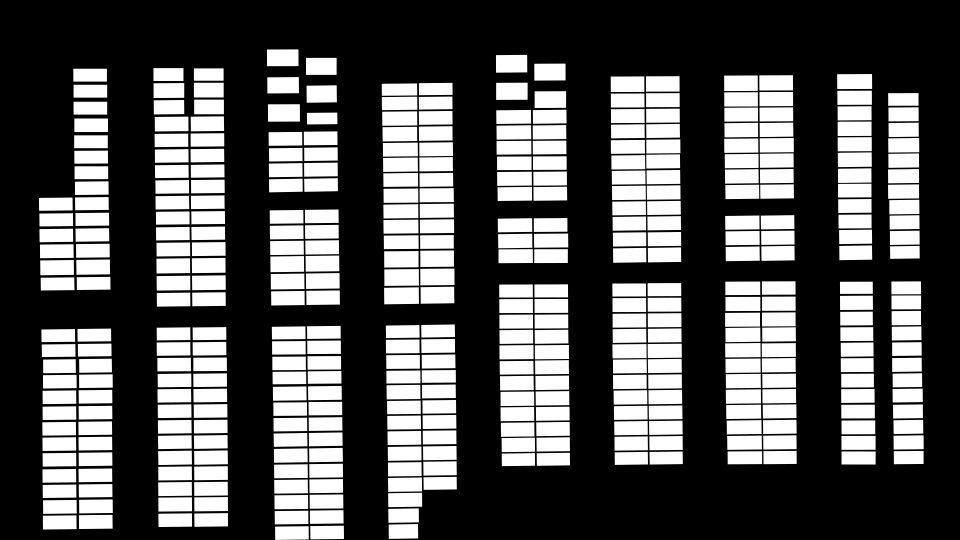
#> input picture mask_1920_1080.png, 1920 x 1080 px (shown at 1/2 size)
$ python main3.py   (older library calls are emulated)
#> lines starting #> are read from the running program, lines starting #| are printed output that depends on the picture; after the words box and inside, x2 and y2 are one past the last pixel; in counts of white or black regions, pixels touching at a corner belong together
### util.py
import pickle

from skimage.transform import resize
import numpy as np
import cv2


EMPTY = True
NOT_EMPTY = False

MODEL = pickle.load(open("./model/model.p", "rb"))
#> (reads model/model.p from the repository)
#> further down, mask is the input picture: shape (1080, 1920); min 0, max 255, mean 89.5


def empty_or_not(spot_bgr):

    flat_data = []

    img_resized = resize(spot_bgr, (15, 15, 3))
    flat_data.append(img_resized.flatten())
    flat_data = np.array(flat_data)

    y_output = MODEL.predict(flat_data)

    if y_output == 0:
        return EMPTY
    else:
        return NOT_EMPTY
# empty or not (spot_bgr):
# This function takes an image of a parking area and predicts
# whether this area is empty or occupied.
# It uses a ready-made model for this prediction.

# spot_bgr : image of parking lot
# img_resized : we make the parking lot smaller. because I want our model to work faster.
# img_resized_flatten() : we converted the resized image into a single vector. we made it suitable for the input format of the model.
# if the estimate is 0, the parking lot is empty. if it is 1, the parking lot is full.

def get_parking_spots_bboxes(connected_components):
    (totalLabels, label_ids, values, centroid) = connected_components
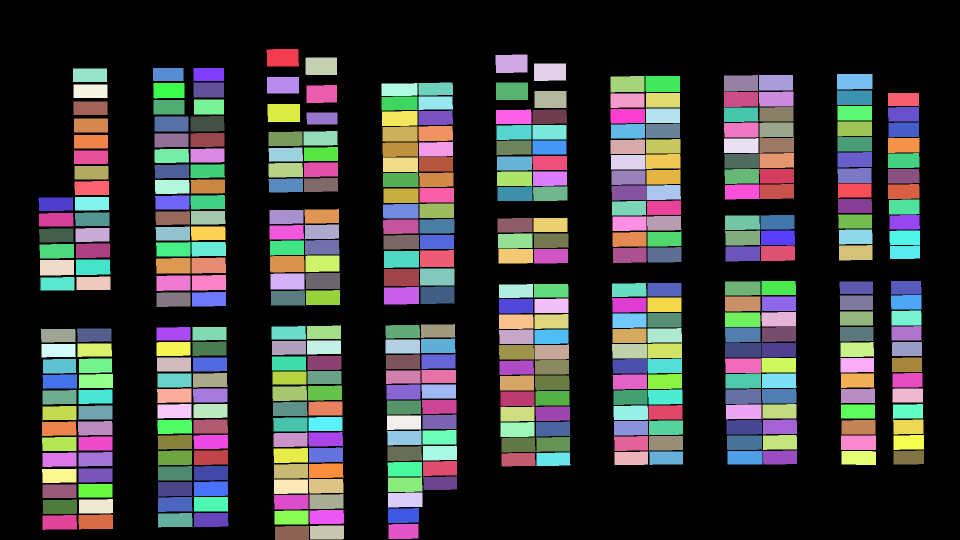
#> label_ids: shape (1080, 1920) int32 (shown at 1/2 size); 397 distinct labels, from 0 to 396; one colour per label, 0 black
#> totalLabels = 397; values = 397 rows, first 6: [0, 0, 1920, 1080, 1309789], [533, 98, 65, 35, 2208], [991, 109, 64, 37, 2291], [611, 115, 63, 35, 2203], [1068, 127, 64, 35, 2205], [146, 137, 68, 27, 1836]; centroid = 397 pairs, first value 111.1 to 1817.1, second value 115.1 to 1065.6

    slots = []
    coef = 1
    for i in range(1, totalLabels):

        # extract the coordinate points
        x1 = int(values[i, cv2.CC_STAT_LEFT] * coef)
        y1 = int(values[i, cv2.CC_STAT_TOP] * coef)
        w = int(values[i, cv2.CC_STAT_WIDTH] * coef)
        h = int(values[i, cv2.CC_STAT_HEIGHT] * coef)

        slots.append([x1, y1, w, h])
#> this loop made 396 passes
#> (x1, y1, w, h) on passes 1 to 3: (533, 98, 65, 35), (991, 109, 64, 37), (611, 115, 63, 35)
#> after the loop, slots = 396 items, first 6: [533, 98, 65, 35], [991, 109, 64, 37], [611, 115, 63, 35], [1068, 127, 64, 35], [146, 137, 68, 27], [306, 136, 61, 26]

    return slots

# get_parking_spots_bboxes(connected_components):
# This function retrieves the boundary boxes of
# parking spaces from connected components in the image.

# connected_components: Four different sets of information
# returned by OpenCV's connectedComponentsWithStats
#
# the loop iterates as many times as totalLabels.
# since the first component (index 0) represents the background, the loop starts from 1.
#
# we create a list that returns the bounding boxes of parking spaces
# (in the format [x1, y1, w, h]). these bounding boxes represent
# the location and size of each parking space.

### main3.py
import cv2
import numpy as np
import os
import random
from util import get_parking_spots_bboxes, empty_or_not

MASK_PATH = './mask_1920_1080.png'
FRAMES_DIR = './frames'
OUTPUT_PATH = './output_single.png'

# Maskeyi yükle
mask = cv2.imread(MASK_PATH, 0)
connected_components = cv2.connectedComponentsWithStats(mask, 4, cv2.CV_32S)
spots = get_parking_spots_bboxes(connected_components)
#> spots has the same summary as slots in get_parking_spots_bboxes

# Frames klasöründen 1 tane random fotoğraf seç
frame_files = [f for f in os.listdir(FRAMES_DIR) if f.endswith(('.png', '.jpg'))]
if not frame_files:
    raise Exception("Frames klasöründe uygun görsel bulunamadı.")

frame_file = random.choice(frame_files)
frame_path = os.path.join(FRAMES_DIR, frame_file)
frame = cv2.imread(frame_path)
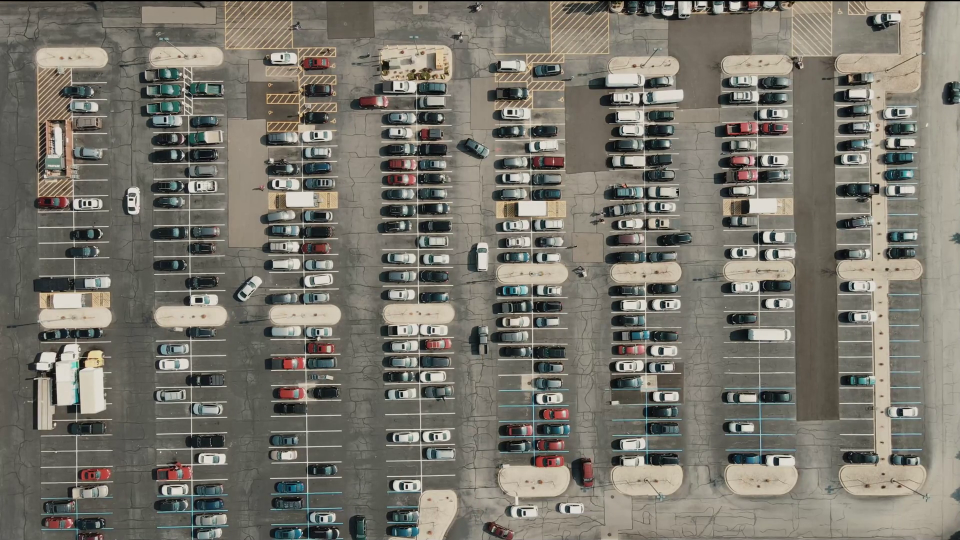
#> input picture frames/2.png, 1920 x 1080 px (shown at 1/2 size)
#> frame is the input picture: shape (1080, 1920, 3); mean B, G, R 107.8, 117.3, 120.5

if frame is None:
    raise Exception("Fotoğraf yüklenemedi.")

# Her park yeri için boş/dolu kontrolü yap
spots_status = []
for spot in spots:
    x1, y1, w, h = spot
    spot_crop = frame[y1:y1+h, x1:x1+w, :]
    status = empty_or_not(spot_crop)
    spots_status.append(status)
#> this loop made 396 passes
#> (x1, y1, w, h, y_output in empty_or_not, status) on passes 1 to 3: (533, 98, 65, 35, [1], False), (991, 109, 64, 37, [1], False), (611, 115, 63, 35, [1], False)
#> pass 1, `spot_crop = frame[y1:y1+h, x1:x1+w, :]`:
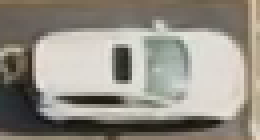
#> spot_crop: shape (35, 65, 3) (shown 4 times larger); mean B, G, R 133.9, 143.5, 148.1
#> after the loop:
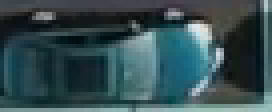
#> spot_crop: shape (28, 68, 3) (shown 4 times larger); mean B, G, R 81.6, 77.1, 53.4
#> after the loop, spots_status = 396 items, first 6: False, False, False, False, True, False

# Görsel üzerine kutuları çiz
for spot_indx, spot in enumerate(spots):
    x1, y1, w, h = spot
    color = (0, 255, 0) if spots_status[spot_indx] else (0, 0, 255)
    frame = cv2.rectangle(frame, (x1, y1), (x1 + w, y1 + h), color, 2)
#> this loop made 396 passes
#> spot on passes 20 to 22: [613, 170, 61, 36], [1674, 181, 70, 29], [1069, 182, 64, 34]
#> pass 3, `frame = cv2.rectangle(frame, (x1, y1), (x1 + w, y1 + h), color, 2)`:
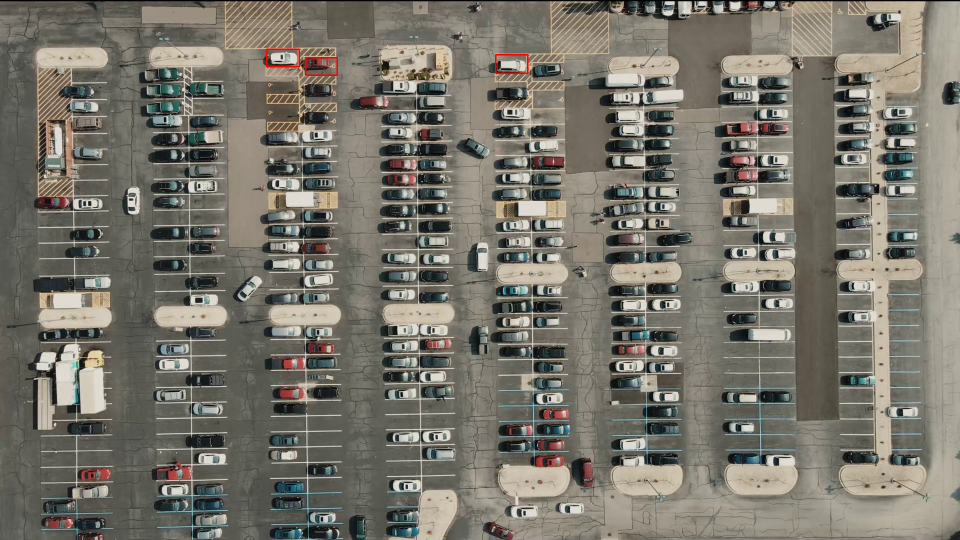
#> frame: shape (1080, 1920, 3) (shown at 1/2 size); mean B, G, R 107.7, 117.2, 120.6
#> after the loop:
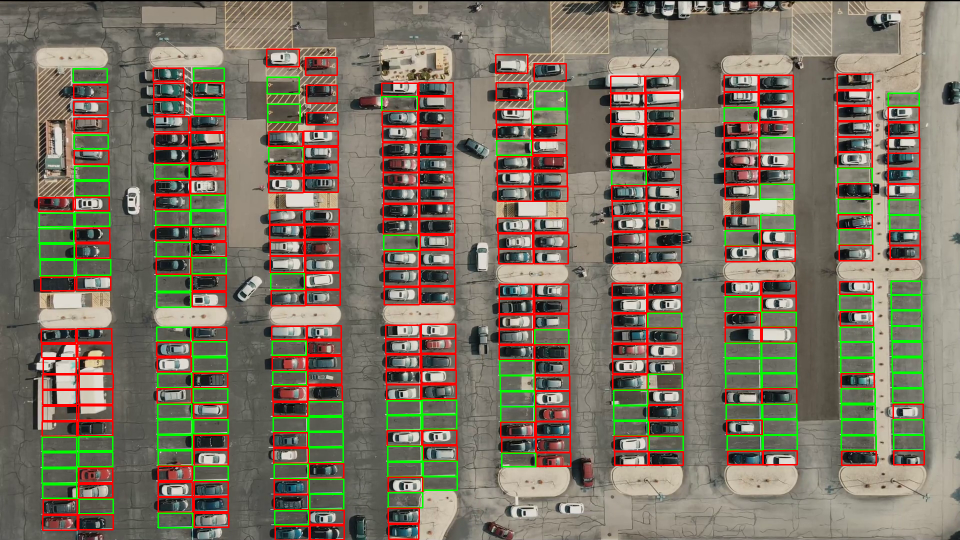
#> frame: shape (1080, 1920, 3) (shown at 1/2 size); 9.56% of pixels changed, all inside (x1, y1, x2, y2) = (76, 126, 1850, 1080)

# Bilgi kutusu
cv2.rectangle(frame, (80, 20), (550, 80), (0, 0, 0), -1)
cv2.putText(frame, f'Available spots: {sum(spots_status)} / {len(spots_status)}',
            (100, 60), cv2.FONT_HERSHEY_SIMPLEX, 1, (255, 255, 255), 2)
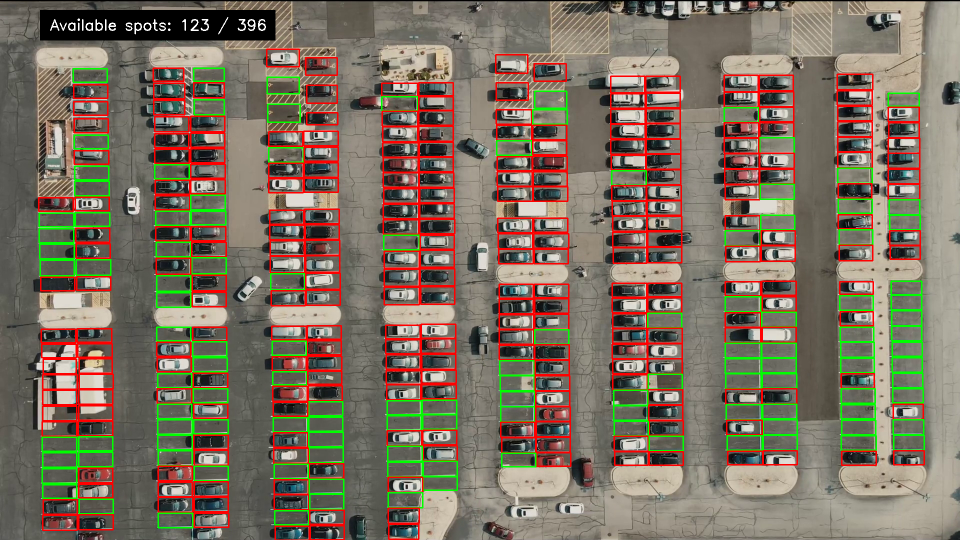
#> frame: shape (1080, 1920, 3) (shown at 1/2 size); mean B, G, R 95.7, 111.9, 124.1

# Sonucu kaydet
cv2.imwrite(OUTPUT_PATH, frame)
print(f"İşlenmiş görsel kaydedildi: {OUTPUT_PATH}")
